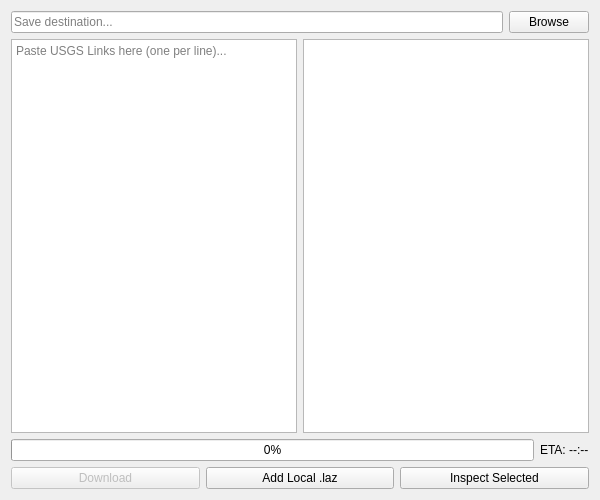
<?xml version="1.0" encoding="UTF-8"?>
<ui version="4.0">
 <class>MainWindow</class>
 <widget class="QWidget" name="MainWindow">
  <property name="geometry">
   <rect>
    <x>0</x>
    <y>0</y>
    <width>600</width>
    <height>500</height>
   </rect>
  </property>
  <property name="windowTitle">
   <string>LiDAR Downloader</string>
  </property>
  <layout class="QVBoxLayout" name="verticalLayout">
   <item>
    <layout class="QHBoxLayout" name="horizontalLayout">
     <item>
      <widget class="QLineEdit" name="line_path">
       <property name="placeholderText">
        <string>Save destination...</string>
       </property>
      </widget>
     </item>
     <item>
      <widget class="QPushButton" name="btn_browse">
       <property name="text">
        <string>Browse</string>
       </property>
      </widget>
     </item>
    </layout>
   </item>
   <item>
    <layout class="QHBoxLayout" name="horizontalLayout_2">
     <item>
      <widget class="QPlainTextEdit" name="text_links">
       <property name="placeholderText">
        <string>Paste USGS Links here (one per line)...</string>
       </property>
      </widget>
     </item>
     <item>
      <widget class="QListWidget" name="list_tasks"/>
     </item>
    </layout>
   </item>
   <item>
    <layout class="QHBoxLayout" name="horizontalLayout_3">
     <item>
      <widget class="QProgressBar" name="progress_current">
       <property name="value">
        <number>0</number>
       </property>
      </widget>
     </item>
     <item>
      <widget class="QLabel" name="lbl_eta">
       <property name="text">
        <string>ETA: --:--</string>
       </property>
      </widget>
     </item>
    </layout>
   </item>
   <item>
    <layout class="QHBoxLayout" name="horizontalLayout_4">
     <item>
      <widget class="QPushButton" name="btn_download">
       <property name="enabled">
        <bool>false</bool>
       </property>
       <property name="text">
        <string>Download</string>
       </property>
      </widget>
     </item>
     <item>
      <widget class="QPushButton" name="btn_add_local">
       <property name="text">
        <string>Add Local .laz</string>
       </property>
      </widget>
     </item>
     <item>
      <widget class="QPushButton" name="btn_inspect">
       <property name="text">
        <string>Inspect Selected</string>
       </property>
      </widget>
     </item>
    </layout>
   </item>
  </layout>
 </widget>
 <resources/>
 <connections/>
</ui>
